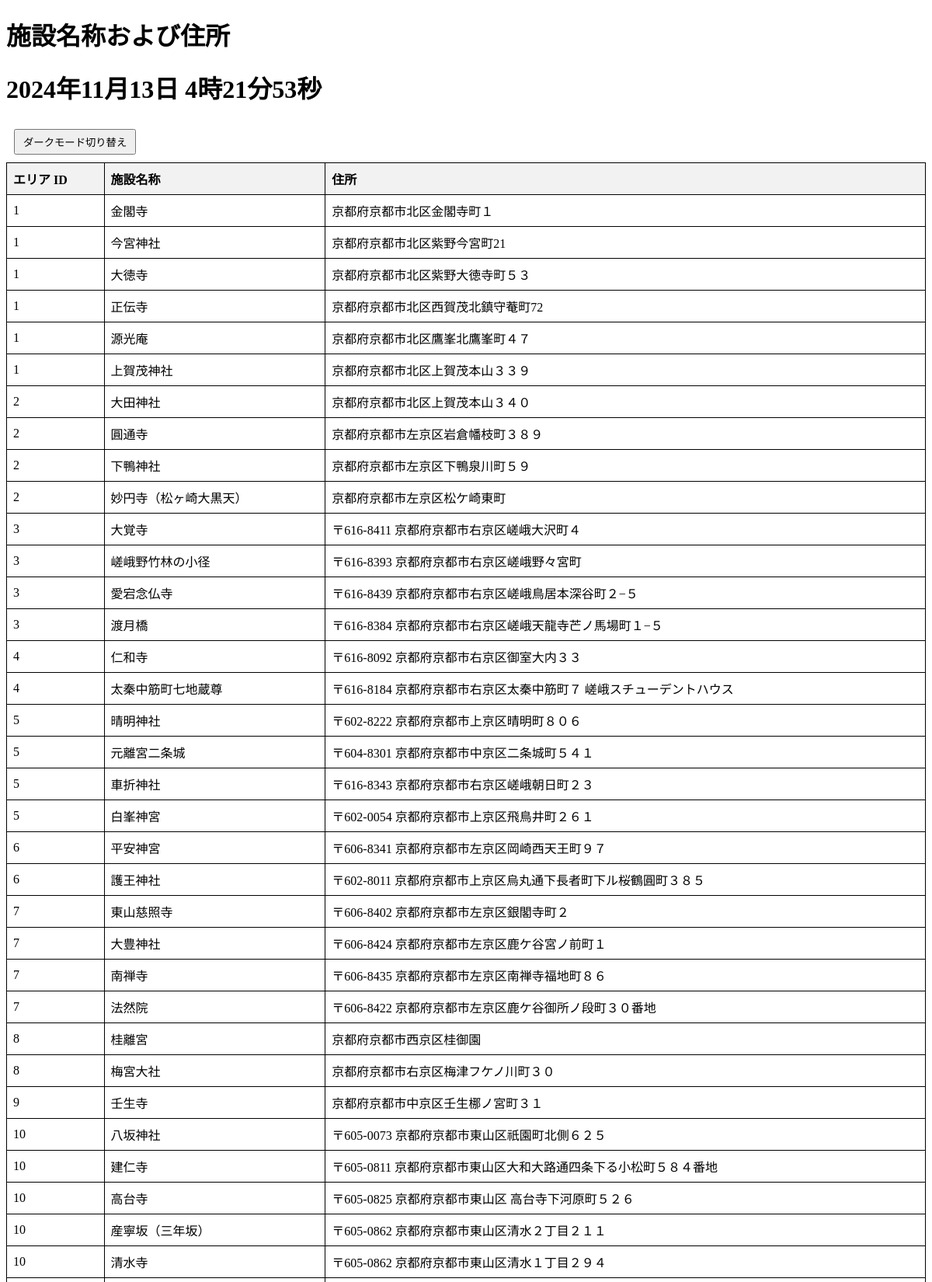
Page /PHP/data.php (upper part) on the committed database.
### tables this page shows
CREATE TABLE `travel_data` (
  `id` int(11) NOT NULL,
  `area_id` int(11) NOT NULL,
  `facility_name` varchar(255) NOT NULL,
  `address` varchar(255) NOT NULL
);

### PHP/data.php (the view, shortened to what this page needs)
<!DOCTYPE html>
<html>
<head>
</head>
<body class="light-mode">
    <h1>施設名称および住所</h1>
    <h1 id="time">現在の時刻:</h1>
    <button class="mode-toggle" onclick="toggleDarkMode()">ダークモード切り替え</button>
    <table>
        <thead>
            <tr>
                <th>エリア ID</th>
                <th>施設名称</th>
                <th>住所</th>
            </tr>
        </thead>
        <tbody id="travelData">
            <?php
            require_once('db_connection.php');
            try {
                $pdo = new PDO("mysql:host=$servername;dbname=$dbname;charset=utf8", $dbUsername, $password);
                $pdo->setAttribute(PDO::ATTR_ERRMODE, PDO::ERRMODE_EXCEPTION);
                $sql = "SELECT * FROM travel_data ORDER BY area_id ASC";
                $stmt = $pdo->query($sql);
                $data = $stmt->fetchAll(PDO::FETCH_ASSOC);
                foreach ($data as $row) {
                    echo "<tr>
                            <td>{$row['area_id']}</td>
                            <td>{$row['facility_name']}</td>
                            <td>{$row['address']}</td>
                          </tr>";
                }
            } catch (PDOException $e) {
                echo "データベースエラー: " . $e->getMessage();
            }
            ?>
        </tbody>
    </table>
</body>
</html>

### PHP/data.php (style rules this page uses)
table { width: 100%; border-collapse: collapse; }
th, td { border: 1px solid black; padding: 8px; text-align: left; }
th { background-color: #f2f2f2; }
body.light-mode { background-color: white; color: black; }
.mode-toggle { margin: 10px; padding: 5px 10px; cursor: pointer; }

### rows in the picture
travel_data: area "1", facility_name "金閣寺", address "京都府京都市北区金閣寺町１"
travel_data: area "1", facility_name "今宮神社", address "京都府京都市北区紫野今宮町21"
travel_data: area "1", facility_name "大徳寺", address "京都府京都市北区紫野大徳寺町５３"
travel_data: area "1", facility_name "正伝寺", address "京都府京都市北区西賀茂北鎮守菴町72"
travel_data: area "1", facility_name "源光庵", address "京都府京都市北区鷹峯北鷹峯町４７"
travel_data: area "1", facility_name "上賀茂神社", address "京都府京都市北区上賀茂本山３３９"
travel_data: area "2", facility_name "大田神社", address "京都府京都市北区上賀茂本山３４０"
travel_data: area "2", facility_name "圓通寺", address "京都府京都市左京区岩倉幡枝町３８９"
travel_data: area "2", facility_name "下鴨神社", address "京都府京都市左京区下鴨泉川町５９"
travel_data: area "2", facility_name "妙円寺（松ヶ崎大黒天）", address "京都府京都市左京区松ケ崎東町"
travel_data: area "3", facility_name "大覚寺", address "〒616-8411 京都府京都市右京区嵯峨大沢町４"
travel_data: area "3", facility_name "嵯峨野竹林の小径", address "〒616-8393 京都府京都市右京区嵯峨野々宮町"
travel_data: area "3", facility_name "愛宕念仏寺", address "〒616-8439 京都府京都市右京区嵯峨鳥居本深谷町２−５"
travel_data: area "3", facility_name "渡月橋", address "〒616-8384 京都府京都市右京区嵯峨天龍寺芒ノ馬場町１−５"
travel_data: area "4", facility_name "仁和寺", address "〒616-8092 京都府京都市右京区御室大内３３"
travel_data: area "4", facility_name "太秦中筋町七地蔵尊", address "〒616-8184 京都府京都市右京区太秦中筋町７ 嵯峨スチューデントハウス"
travel_data: area "5", facility_name "晴明神社", address "〒602-8222 京都府京都市上京区晴明町８０６"
travel_data: area "5", facility_name "元離宮二条城", address "〒604-8301 京都府京都市中京区二条城町５４１"
travel_data: area "5", facility_name "車折神社", address "〒616-8343 京都府京都市右京区嵯峨朝日町２３"
travel_data: area "5", facility_name "白峯神宮", address "〒602-0054 京都府京都市上京区飛鳥井町２６１"
travel_data: area "6", facility_name "平安神宮", address "〒606-8341 京都府京都市左京区岡崎西天王町９７"
travel_data: area "6", facility_name "護王神社", address "〒602-8011 京都府京都市上京区烏丸通下長者町下ル桜鶴圓町３８５"
travel_data: area "7", facility_name "東山慈照寺", address "〒606-8402 京都府京都市左京区銀閣寺町２"
travel_data: area "7", facility_name "大豊神社", address "〒606-8424 京都府京都市左京区鹿ケ谷宮ノ前町１"
travel_data: area "7", facility_name "南禅寺", address "〒606-8435 京都府京都市左京区南禅寺福地町８６"
travel_data: area "7", facility_name "法然院", address "〒606-8422 京都府京都市左京区鹿ケ谷御所ノ段町３０番地"
travel_data: area "8", facility_name "桂離宮", address "京都府京都市西京区桂御園"
travel_data: area "8", facility_name "梅宮大社", address "京都府京都市右京区梅津フケノ川町３０"
travel_data: area "9", facility_name "壬生寺", address "京都府京都市中京区壬生梛ノ宮町３１"
travel_data: area "10", facility_name "八坂神社", address "〒605-0073 京都府京都市東山区祇園町北側６２５"
travel_data: area "10", facility_name "建仁寺", address "〒605-0811 京都府京都市東山区大和大路通四条下る小松町５８４番地"
travel_data: area "10", facility_name "高台寺", address "〒605-0825 京都府京都市東山区 高台寺下河原町５２６"
travel_data: area "10", facility_name "産寧坂（三年坂）", address "〒605-0862 京都府京都市東山区清水２丁目２１１"
travel_data: area "10", facility_name "清水寺", address "〒605-0862 京都府京都市東山区清水１丁目２９４"
